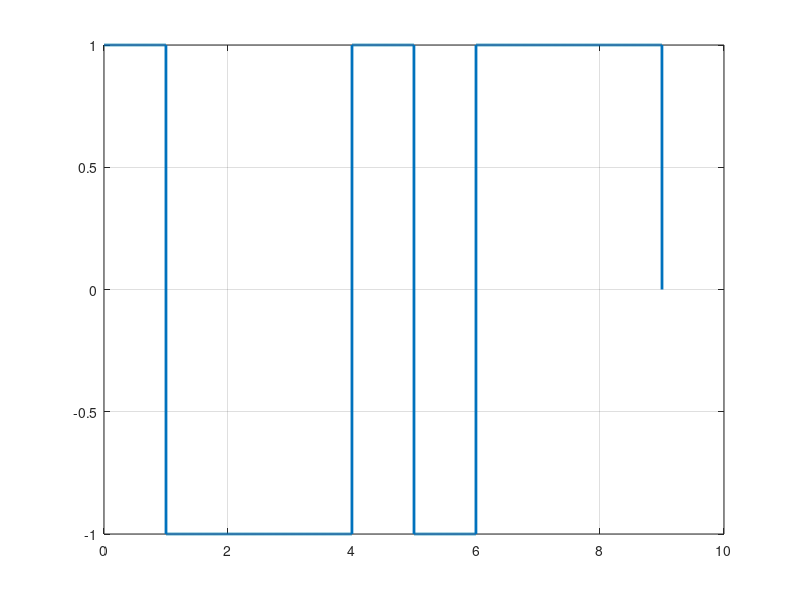

The MATLAB source for this figure:
%modulation
  %bits = input('Enter the bits : ');
  bits = [0 1 0 0 1 1 1 0 0];
  bitrate = 1;
  n = 1000;
  N = n * length(bits);
  T = length(bits) / bitrate;
  dt = T / N;
  t = 0 : dt : T;
  x = zeros(1, length(t));

  current = 1;
  for i = 1 : length(bits)
    if bits(i) == 1
      x((i - 1) * n + 1 : i * n) = -current;
      current = - current;
    else
      x((i - 1) * n + 1 : i * n) = current;
    endif
  end

  plot(t, x, 'Linewidth', 2);
  grid on;

%demodulation
  dem = zeros(1, int16(length(x) / n));
  current = 1;
  for i = 1 : length(x) / n
    if x((i - 1)* n + 1 : i * n) == current
      dem(i) = 0;
    else
      dem(i) = 1;
      current = - current;
    endif
  endfor
  display(dem);

